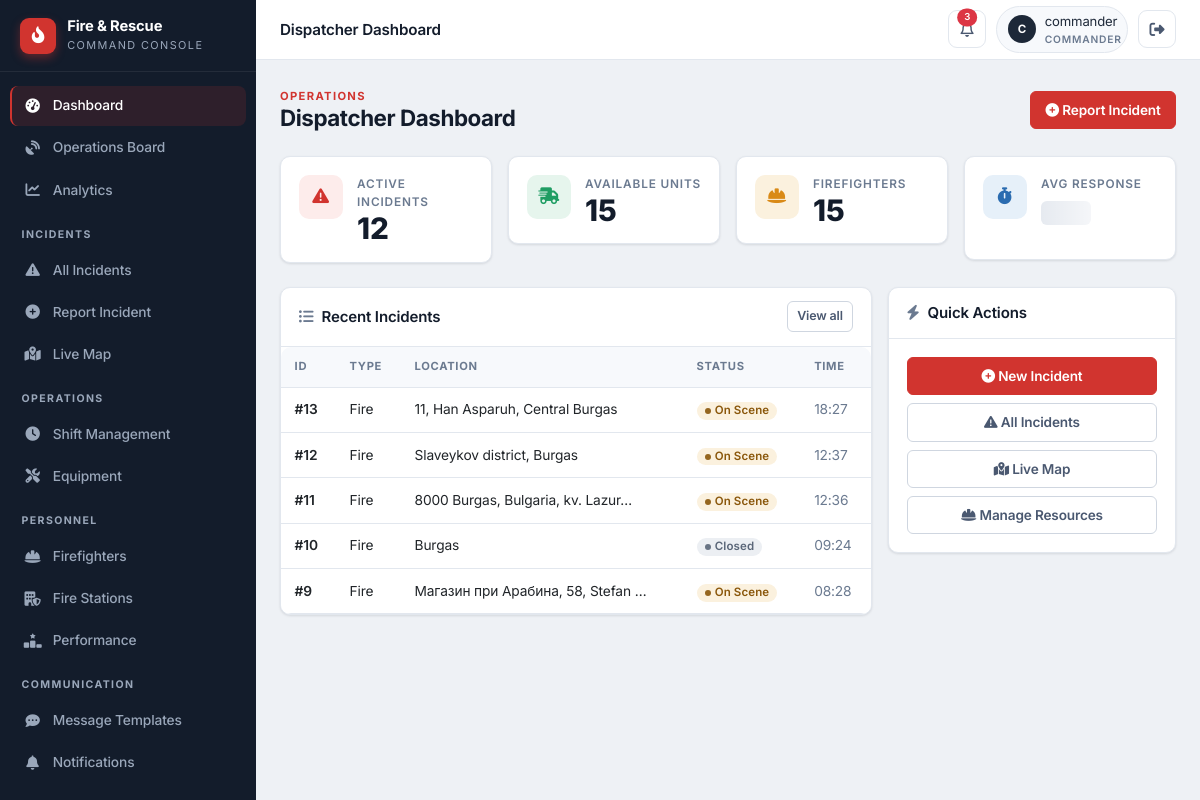
/dispatcher/dashboard (signed in), run on an earlier commit of the app's database.
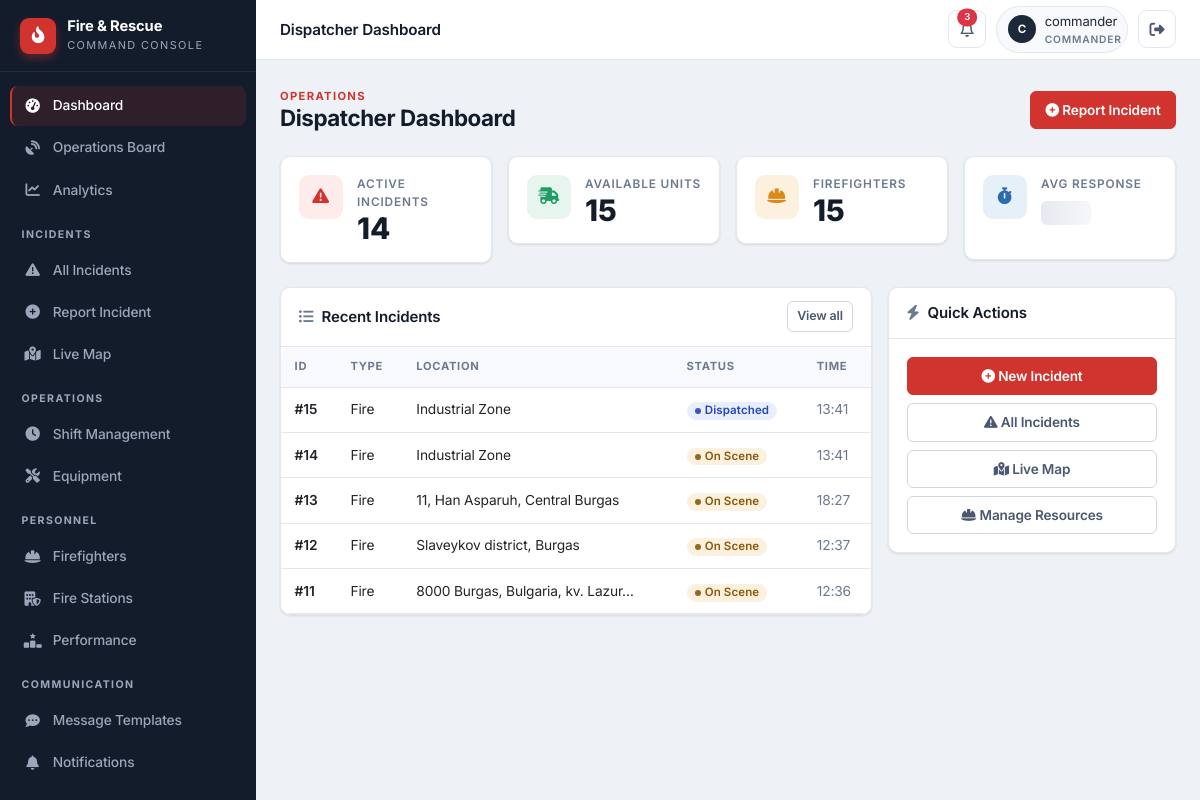
And on a later commit of the database.
### app/models/incident.py (models this page shows)
class Incident(db.Model):
    id = db.Column(db.Integer, primary_key=True)
    title = db.Column(db.String(100), nullable=False)
    location = db.Column(db.String(200), nullable=False)
    incident_type = db.Column(db.String(50), nullable=False)
    description = db.Column(db.Text)
    status = db.Column(db.String(20), default='Reported')
    reported_by = db.Column(db.Integer, db.ForeignKey('user_model.id'))
    reported_at = db.Column(db.DateTime, default=datetime.datetime.utcnow)
    assigned_vehicle_id = db.Column(db.Integer, db.ForeignKey('vehicle.id'), nullable=True)
    latitude = db.Column(db.Float, nullable=True)
    longitude = db.Column(db.Float, nullable=True)
    dispatched_at = db.Column(db.DateTime, nullable=True)
    on_scene_at = db.Column(db.DateTime, nullable=True)
    closed_at = db.Column(db.DateTime, nullable=True)
    last_updated = db.Column(db.DateTime, default=datetime.datetime.utcnow, onupdate=datetime.datetime.utcnow)
    updated_by = db.Column(db.Integer, db.ForeignKey('user_model.id'), nullable=True)
    is_major = db.Column(db.Boolean, default=False)
    parent_incident_id = db.Column(db.Integer, db.ForeignKey('incident.id'), nullable=True)
    assigned_vehicle = db.relationship('Vehicle', foreign_keys=[assigned_vehicle_id])
    reporter = db.relationship('UserModel', foreign_keys=[reported_by], backref='reported_incidents')
    updater = db.relationship('UserModel', foreign_keys=[updated_by], backref='updated_incidents')
    children = db.relationship('Incident', backref=db.backref('parent', remote_side=[id]),
                               foreign_keys=[parent_incident_id])
    wind_direction = db.Column(db.Integer, nullable=True)  # degrees (0-360)
    wind_speed = db.Column(db.Float, nullable=True)  # km/h

### app/routes/dashboard.py (the view)
@dashboard_bp.route('/dispatcher/dashboard')
@login_required
@role_required('dispatcher', 'commander')
def dispatcher_dashboard():
    active_incidents = Incident.query.filter(Incident.status != 'Closed').count()
    available_vehicles = Vehicle.query.count()
    total_firefighters = Firefighter.query.count()
    recent_incidents = Incident.query.order_by(Incident.reported_at.desc()).limit(5).all()
    return render_template('staff/dashboard/dispatcher.html',
                           active_incidents=active_incidents,
                           available_vehicles=available_vehicles,
                           total_firefighters=total_firefighters,
                           recent_incidents=recent_incidents)

### app/utils.py (called while the page is built)
def login_required(f):
    @wraps(f)
    def decorated_function(*args, **kwargs):
        if not session.get('logged_in'):
            flash('Please login to access the staff portal.', 'warning')
            return redirect(url_for('auth.staff_login'))
        return f(*args, **kwargs)
    return decorated_function

def role_required(*roles):
    def decorator(f):
        @wraps(f)
        def decorated_function(*args, **kwargs):
            if not session.get('logged_in'):
                flash('Please login to access the staff portal.', 'warning')
                return redirect(url_for('auth.staff_login'))
            if session.get('user_role') not in roles:
                flash('Unauthorized access. This incident has been logged.', 'danger')
                return redirect(url_for('dashboard.staff_dashboard'))
            return f(*args, **kwargs)
        return decorated_function
    return decorator

### app/templates/staff/dashboard/dispatcher.html (shortened to what the changed rows need)
{% extends "staff/base.html" %}
{% block content %}
<div class="page-head">
    <div>
        <h1>Dispatcher Dashboard</h1>
    </div>
</div>
<div class="row g-3 mb-2">
    <div class="col-6 col-xl-3">
        <div class="card stat-card mb-0"><div class="card-body">
            <div class="stat-tile">
                <div>
                    <div class="stat-label">Active Incidents</div>
                    {% if active_incidents is defined %}
                        <div class="stat-value">{{ active_incidents }}</div>
                    {% else %}<div class="skeleton skeleton-title mt-2"></div>{% endif %}
                </div>
            </div>
        </div></div>
    </div>
</div>
<div class="row g-3 mt-1">
    <div class="col-lg-8">
        <div class="card mb-0">
            <div class="table-responsive">
                <table class="table table-hover mb-0">
                    <thead><tr><th>ID</th><th>Type</th><th>Location</th><th>Status</th><th>Time</th></tr></thead>
                    <tbody>
                        {% if recent_incidents %}
                            {% for incident in recent_incidents %}
                            <tr>
                                <td class="fw-semibold">#{{ incident.id }}</td>
                                <td><span class="text-capitalize">{{ incident.incident_type }}</span></td>
                                <td>{{ incident.location[:32] }}{% if incident.location|length > 32 %}…{% endif %}</td>
                                <td>
                                    {% set s = incident.status %}
                                    <span class="pill {% if s=='Reported' %}pill-reported{% elif s=='Dispatched' %}pill-dispatched{% elif s=='On Scene' %}pill-onscene{% else %}pill-closed{% endif %}">{{ s }}</span>
                                </td>
                                <td class="text-muted">{{ incident.reported_at.strftime('%H:%M') }}</td>
                            </tr>
                            {% endfor %}
                        {% else %}
                            {% for i in range(5) %}
                            <tr>
                                <td colspan="5"><div class="skeleton skeleton-text"></div></td>
                            </tr>
                            {% endfor %}
                        {% endif %}
                    </tbody>
                </table>
            </div>
        </div>
    </div>
</div>
{% endblock %}

What changed in the data, as far as the page shows it:
no longer on this page (row unchanged): Incident: id "10", incident_type "Fire", location "Burgas", status "Closed", reported_at "09:24"
no longer on this page (row unchanged): Incident: id "9", incident_type "Fire", location "Магазин при Арабина, 58, Stefan", status "On Scene", reported_at "08:28"
added Incident: id "15", incident_type "Fire", location "Industrial Zone", status "Dispatched", reported_at "13:41"
added Incident: id "14", incident_type "Fire", location "Industrial Zone", status "On Scene", reported_at "13:41"
Also different on the page:
{{ active_incidents }}: "12" → "14"
